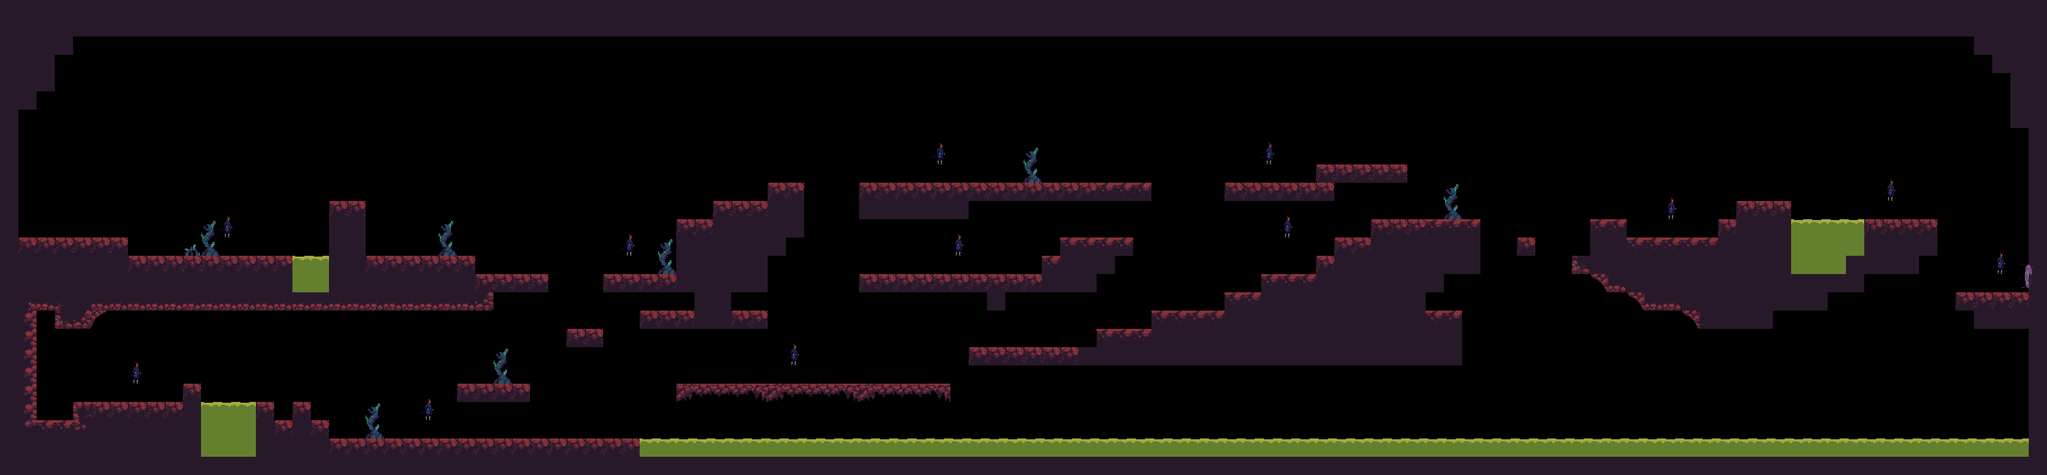

A level layout from a 2D game, rendered from its tile map. Below: a short description, then the map file with tile-grid data replaced by summaries:
An orthogonal 112x26 tile map with 46x46 px tiles, 3 tile layers (1, 2, 3).

<map version="1.8" tiledversion="1.8.4" orientation="orthogonal" renderorder="right-down" width="112" height="26" tilewidth="46" tileheight="46" infinite="0" nextlayerid="7" nextobjectid="1">
 <editorsettings>
  <export target="../../levels/2/.csv" format="csv" />
 </editorsettings>
 <tileset firstgid="1" source="wasteland.tsx" />
 <layer id="3" name="1" width="112" height="26">
  <data>[2912 cells, 0 non-empty, 0 distinct tile ids]</data>
 </layer>
 <layer id="2" name="2" width="112" height="26" opacity="0.92">
  <data>[2912 cells, 957 non-empty, 20 distinct tile ids]</data>
 </layer>
 <layer id="1" name="3" width="112" height="26" opacity="0.83">
  <data>[2912 cells, 12 non-empty, 1 distinct tile ids]</data>
 </layer>
</map>
